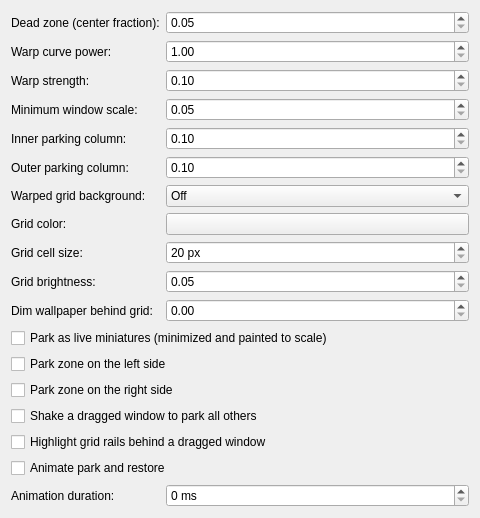
<?xml version="1.0" encoding="UTF-8"?>
<ui version="4.0">
 <class>KWin::SpacialDesktopEffectConfigForm</class>
 <widget class="QWidget" name="KWin::SpacialDesktopEffectConfigForm">
  <property name="geometry">
   <rect>
    <x>0</x>
    <y>0</y>
    <width>480</width>
    <height>360</height>
   </rect>
  </property>
  <layout class="QFormLayout" name="formLayout">
   <item row="0" column="0">
    <widget class="QLabel" name="labelDeadZone">
     <property name="text">
      <string>Dead zone (center fraction):</string>
     </property>
     <property name="buddy">
      <cstring>kcfg_WarpDeadZone</cstring>
     </property>
    </widget>
   </item>
   <item row="0" column="1">
    <widget class="QDoubleSpinBox" name="kcfg_WarpDeadZone">
     <property name="minimum"><double>0.05</double></property>
     <property name="maximum"><double>0.95</double></property>
     <property name="singleStep"><double>0.05</double></property>
    </widget>
   </item>
   <item row="1" column="0">
    <widget class="QLabel" name="labelPower">
     <property name="text">
      <string>Warp curve power:</string>
     </property>
     <property name="buddy">
      <cstring>kcfg_WarpPower</cstring>
     </property>
    </widget>
   </item>
   <item row="1" column="1">
    <widget class="QDoubleSpinBox" name="kcfg_WarpPower">
     <property name="minimum"><double>1.0</double></property>
     <property name="maximum"><double>6.0</double></property>
     <property name="singleStep"><double>0.5</double></property>
    </widget>
   </item>
   <item row="2" column="0">
    <widget class="QLabel" name="labelStrength">
     <property name="text">
      <string>Warp strength:</string>
     </property>
     <property name="buddy">
      <cstring>kcfg_WarpStrength</cstring>
     </property>
    </widget>
   </item>
   <item row="2" column="1">
    <widget class="QDoubleSpinBox" name="kcfg_WarpStrength">
     <property name="minimum"><double>0.10</double></property>
     <property name="maximum"><double>4.00</double></property>
     <property name="singleStep"><double>0.10</double></property>
    </widget>
   </item>
   <item row="3" column="0">
    <widget class="QLabel" name="labelMinScale">
     <property name="text">
      <string>Minimum window scale:</string>
     </property>
     <property name="buddy">
      <cstring>kcfg_MinScale</cstring>
     </property>
    </widget>
   </item>
   <item row="3" column="1">
    <widget class="QDoubleSpinBox" name="kcfg_MinScale">
     <property name="minimum"><double>0.05</double></property>
     <property name="maximum"><double>0.90</double></property>
     <property name="singleStep"><double>0.05</double></property>
    </widget>
   </item>
   <item row="4" column="0">
    <widget class="QLabel" name="labelColumnInner">
     <property name="text">
      <string>Inner parking column:</string>
     </property>
     <property name="buddy">
      <cstring>kcfg_ColumnInner</cstring>
     </property>
    </widget>
   </item>
   <item row="4" column="1">
    <widget class="QDoubleSpinBox" name="kcfg_ColumnInner">
     <property name="minimum"><double>0.10</double></property>
     <property name="maximum"><double>1.00</double></property>
     <property name="singleStep"><double>0.05</double></property>
    </widget>
   </item>
   <item row="5" column="0">
    <widget class="QLabel" name="labelColumnOuter">
     <property name="text">
      <string>Outer parking column:</string>
     </property>
     <property name="buddy">
      <cstring>kcfg_ColumnOuter</cstring>
     </property>
    </widget>
   </item>
   <item row="5" column="1">
    <widget class="QDoubleSpinBox" name="kcfg_ColumnOuter">
     <property name="minimum"><double>0.10</double></property>
     <property name="maximum"><double>1.00</double></property>
     <property name="singleStep"><double>0.05</double></property>
    </widget>
   </item>
   <item row="6" column="0">
    <widget class="QLabel" name="labelGridMode">
     <property name="text">
      <string>Warped grid background:</string>
     </property>
     <property name="buddy">
      <cstring>kcfg_GridMode</cstring>
     </property>
    </widget>
   </item>
   <item row="6" column="1">
    <widget class="QComboBox" name="kcfg_GridMode">
     <item>
      <property name="text">
       <string>Off</string>
      </property>
     </item>
     <item>
      <property name="text">
       <string>Always visible</string>
      </property>
     </item>
     <item>
      <property name="text">
       <string>Only while dragging</string>
      </property>
     </item>
    </widget>
   </item>
   <item row="7" column="0">
    <widget class="QLabel" name="labelGridColor">
     <property name="text">
      <string>Grid color:</string>
     </property>
     <property name="buddy">
      <cstring>kcfg_GridColor</cstring>
     </property>
    </widget>
   </item>
   <item row="7" column="1">
    <widget class="KColorButton" name="kcfg_GridColor"/>
   </item>
   <item row="8" column="0">
    <widget class="QLabel" name="labelGridCell">
     <property name="text">
      <string>Grid cell size:</string>
     </property>
     <property name="buddy">
      <cstring>kcfg_GridCellSize</cstring>
     </property>
    </widget>
   </item>
   <item row="8" column="1">
    <widget class="QSpinBox" name="kcfg_GridCellSize">
     <property name="suffix">
      <string> px</string>
     </property>
     <property name="minimum"><number>20</number></property>
     <property name="maximum"><number>400</number></property>
    </widget>
   </item>
   <item row="9" column="0">
    <widget class="QLabel" name="labelGridIntensity">
     <property name="text">
      <string>Grid brightness:</string>
     </property>
     <property name="buddy">
      <cstring>kcfg_GridIntensity</cstring>
     </property>
    </widget>
   </item>
   <item row="9" column="1">
    <widget class="QDoubleSpinBox" name="kcfg_GridIntensity">
     <property name="minimum"><double>0.05</double></property>
     <property name="maximum"><double>1.00</double></property>
     <property name="singleStep"><double>0.05</double></property>
    </widget>
   </item>
   <item row="10" column="0">
    <widget class="QLabel" name="labelGridBackdrop">
     <property name="text">
      <string>Dim wallpaper behind grid:</string>
     </property>
     <property name="buddy">
      <cstring>kcfg_GridBackdrop</cstring>
     </property>
    </widget>
   </item>
   <item row="10" column="1">
    <widget class="QDoubleSpinBox" name="kcfg_GridBackdrop">
     <property name="minimum"><double>0.00</double></property>
     <property name="maximum"><double>1.00</double></property>
     <property name="singleStep"><double>0.05</double></property>
    </widget>
   </item>
   <item row="11" column="0" colspan="2">
    <widget class="QCheckBox" name="kcfg_MiniatureParking">
     <property name="text">
      <string>Park as live miniatures (minimized and painted to scale)</string>
     </property>
     <property name="toolTip">
      <string>When off, parked windows are really resized instead: they stay directly interactive, but re-layout to the small size.</string>
     </property>
    </widget>
   </item>
   <item row="12" column="0" colspan="2">
    <widget class="QCheckBox" name="kcfg_ParkLeft">
     <property name="text">
      <string>Park zone on the left side</string>
     </property>
    </widget>
   </item>
   <item row="13" column="0" colspan="2">
    <widget class="QCheckBox" name="kcfg_ParkRight">
     <property name="text">
      <string>Park zone on the right side</string>
     </property>
    </widget>
   </item>
   <item row="14" column="0" colspan="2">
    <widget class="QCheckBox" name="kcfg_ShakeToStash">
     <property name="text">
      <string>Shake a dragged window to park all others</string>
     </property>
    </widget>
   </item>
   <item row="15" column="0" colspan="2">
    <widget class="QCheckBox" name="kcfg_DragRails">
     <property name="text">
      <string>Highlight grid rails behind a dragged window</string>
     </property>
    </widget>
   </item>
   <item row="16" column="0" colspan="2">
    <widget class="QCheckBox" name="kcfg_AnimationsEnabled">
     <property name="text">
      <string>Animate park and restore</string>
     </property>
    </widget>
   </item>
   <item row="17" column="0">
    <widget class="QLabel" name="labelDuration">
     <property name="text">
      <string>Animation duration:</string>
     </property>
     <property name="buddy">
      <cstring>kcfg_AnimationDuration</cstring>
     </property>
    </widget>
   </item>
   <item row="17" column="1">
    <widget class="QSpinBox" name="kcfg_AnimationDuration">
     <property name="suffix">
      <string> ms</string>
     </property>
     <property name="minimum"><number>0</number></property>
     <property name="maximum"><number>2000</number></property>
     <property name="singleStep"><number>50</number></property>
    </widget>
   </item>
  </layout>
 </widget>
 <customwidgets>
  <customwidget>
   <class>KColorButton</class>
   <extends>QPushButton</extends>
   <header>kcolorbutton.h</header>
  </customwidget>
 </customwidgets>
 <resources/>
 <connections/>
</ui>
